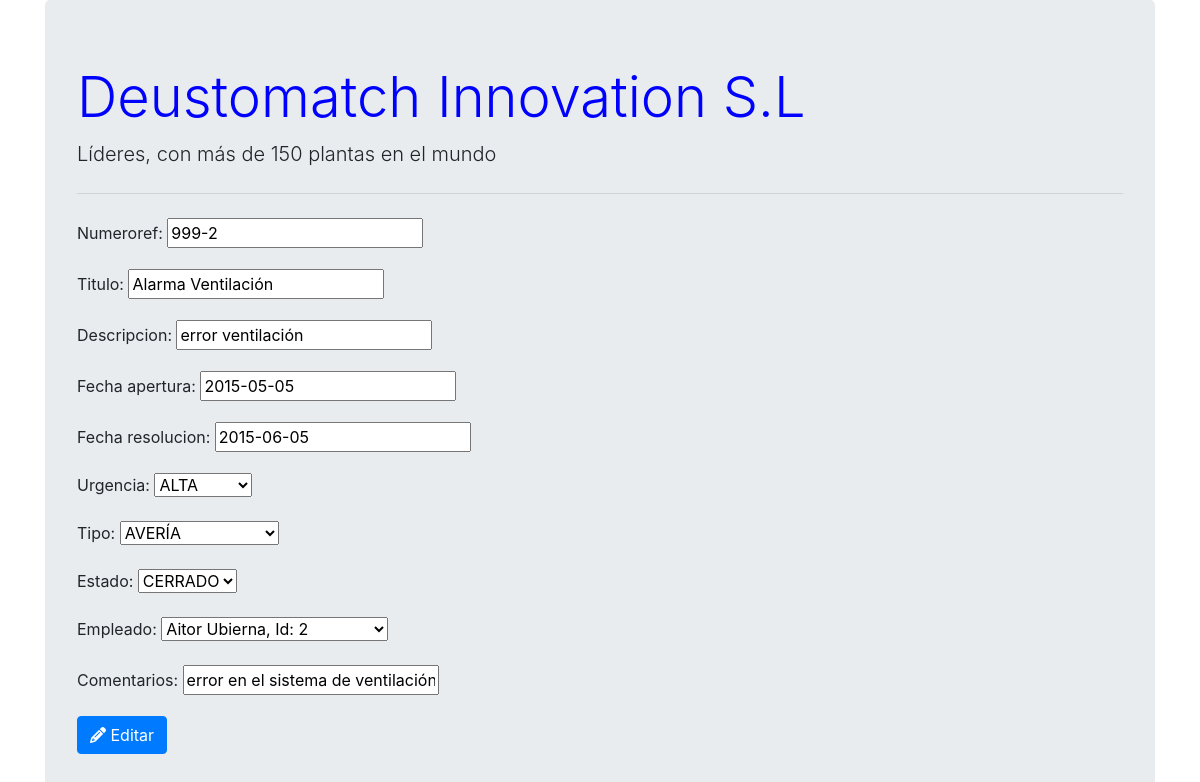
/proyecto_colaborativo/ticketedit/8, run on the app's committed database.
### proyecto_colaborativo/models.py (models this page shows, shortened)
class ticket(models.Model):
    numeroref = models.CharField(max_length=50, null=True)
    titulo = models.CharField(max_length=50, null=True)
    descripcion = models.CharField(max_length=50, null=True)
    fecha_apertura = models.DateField(null=True)
    fecha_resolucion = models.DateField(null=True)
    urgencia = models.CharField(max_length=50,choices = TICKET_URGENCIA_CHIOCES,default='urgente', null=True)
    tipo = models.CharField(max_length=50, choices= TICKET_TIPO_CHOICES, default= 'avería' ,null=True)
    estado = models.CharField(max_length=50, choices= TICKET_ESTADO_CHOICES, default='abierto' ,null=True)
    empleado = models.ForeignKey(Empleado, on_delete=models.CASCADE)
    comentarios = models.CharField(max_length=50, null=True)

### proyecto_colaborativo/views.py (the view, shortened to what this page needs)
# urls.py: path('ticketedit/<int:ticket_id>', views.ticket_edit, name ='ticketedit'),# llama  la funcion para editar tickets
def ticket_edit(request, ticket_id):
    instancia = ticket.objects.get(id=ticket_id)
    form = TicketForm(instance=instancia)
    return render(request, "editar.html", {'form': form})

### proyecto_colaborativo/form.py
class TicketForm(ModelForm):
    class Meta:
        model = ticket
        fields = ['numeroref', 'titulo', 'descripcion', 'fecha_apertura',
                  'fecha_resolucion', 'urgencia', 'tipo', 'estado',
                  'empleado', 'comentarios']

### proyecto_colaborativo/models.py (called while the page is built)
    def __str__(self):
        return f"{self.nombre} {self.apellido}, Id: {self.id}"

### proyecto_colaborativo/templates/editar.html (shortened to what this page needs)
{% extends "base.html"%}
{%block formulario%}
<form method="POST">
    {{form.as_p}}
    <button type="submit" class="btn btn-primary"><i class="fas fa-pencil-alt"></i> Editar</button>
</form>
{%endblock%}

### data on the page
ticket: numeroref "999-2", titulo "Alarma Ventilación", descripcion "error ventilación", fecha_apertura "2015-05-05", fecha_resolucion "2015-06-05", urgencia "ALTA", tipo "AVERÍA", estado "CERRADO", empleado "Aitor Ubierna, Id: 2", comentarios "error en el sistema de ventilación"
